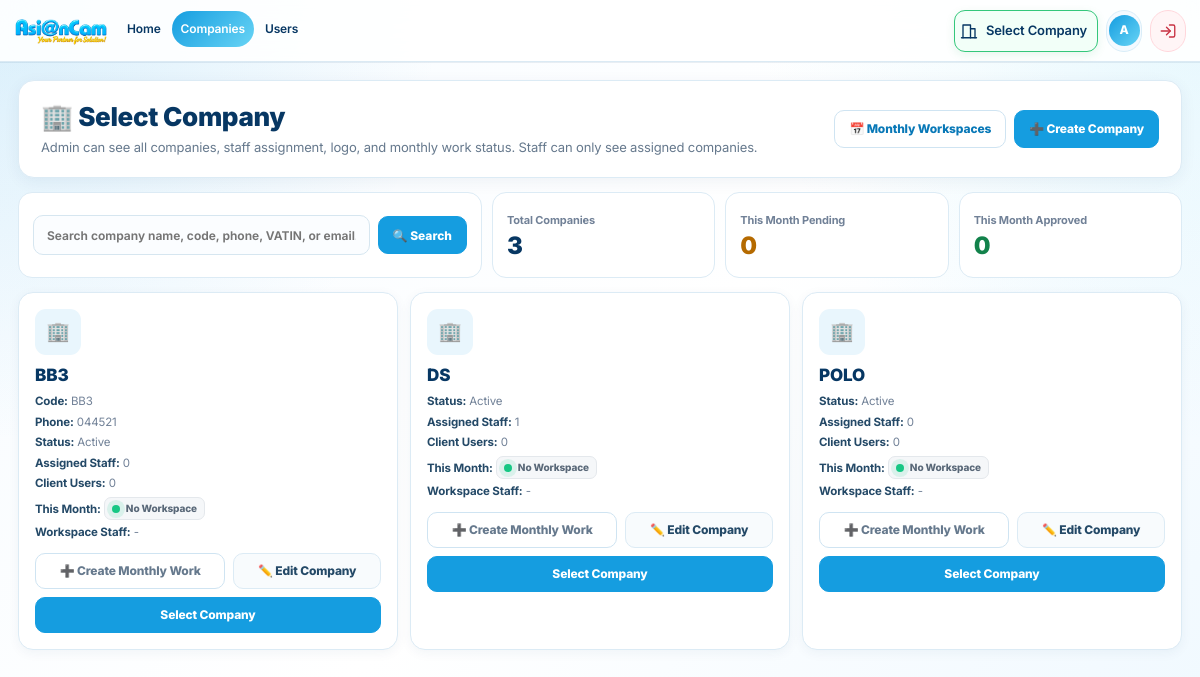
/companies/ (signed in), run on the app's committed database.
### core/models.py (models this page shows, shortened)
class Company(models.Model):
    name = models.CharField(max_length=200)
    code = models.CharField(max_length=50, blank=True)
    logo = models.ImageField(
        upload_to="company_logos/",
        blank=True,
        null=True,
        verbose_name="Company Logo",
    )
    vatin = models.CharField(
        max_length=100,
        blank=True,
        verbose_name="VATIN / Tax ID",
    )
    phone = models.CharField(max_length=50, blank=True)
    email = models.EmailField(blank=True)
    address = models.TextField(blank=True)
    assigned_staff = models.ManyToManyField(
        User,
        blank=True,
        related_name="assigned_companies",
    )
    is_active = models.BooleanField(default=True)
    created_at = models.DateTimeField(auto_now_add=True)
    class Meta:
        ordering = ["name"]
        verbose_name = "Company"
        verbose_name_plural = "Companies"

### core/views.py (the view, shortened to what this page needs)
# urls.py: path("companies/", views.company_list, name="company_list"),
@login_required
def company_list(request):
    query = (request.GET.get("q") or "").strip()
    user_type = get_user_type(request.user)
    if request.user.is_superuser:
        companies = Company.objects.filter(is_active=True)
    else:
        companies = Company.objects.filter(
            is_active=True,
            assigned_staff=request.user,
        )
    companies = (
        companies
        .distinct()
        .prefetch_related("assigned_staff", "client_users")
        .annotate(
            assigned_staff_count=Count("assigned_staff", distinct=True),
            client_user_count=Count("client_users", distinct=True),
        )
        .order_by("name")
    )
    selected_company_id = request.session.get("selected_company_id")
    selected_company = None
    if selected_company_id:
        selected_company = Company.objects.filter(
            id=selected_company_id,
            is_active=True,
        ).first()
    return render(request, "companies/company_list.html", {
        "companies": companies,
        "query": query,
        "total_companies": companies.count(),
        "selected_company": selected_company,
        "user_type": user_type,
    })

### core/context_processors.py (called while the page is built, shortened)
def selected_company(request):
    company_id = request.session.get("selected_company_id")
    if not company_id:
        return {"selected_company_global": None}

### core/views.py (called while the page is built)
def get_user_type(user):
    if user.is_superuser:
        return "admin"
    profile = getattr(user, "profile", None)
    if profile:
        return profile.user_type
    return "staff"

### templates/companies/company_list.html (shortened to what this page needs)
{% extends "base.html" %}
{% block content %}
<div class="company-page">
    <section class="company-hero">
        <div>
            <h1>🏢 Select Company</h1>
            <p>
                Admin can see all companies, staff assignment, logo, and monthly work status.
                Staff can only see assigned companies.
            </p>
        </div>
        {% if request.user.is_superuser %}
            <div class="hero-actions">
                <a href="{% url 'workspace_list' %}" class="hero-btn light">📅 Monthly Workspaces</a>
                <a href="{% url 'company_create' %}" class="hero-btn">➕ Create Company</a>
            </div>
        {% endif %}
    </section>
    <div class="company-toolbar">
        <div class="search-card">
            <form method="get" class="search-form">
                <input
                    type="text"
                    name="q"
                    value="{{ query }}"
                    placeholder="Search company name, code, phone, VATIN, or email..."
                >
                <button type="submit" class="search-btn">🔍 Search</button>
            </form>
        </div>
        <div class="summary-card">
            <span>Total Companies</span>
            <strong>{{ total_companies }}</strong>
        </div>
        <div class="summary-card pending">
            <span>This Month Pending</span>
            <strong>{{ pending_count|default:0 }}</strong>
        </div>
        <div class="summary-card approved">
            <span>This Month Approved</span>
            <strong>{{ approved_count|default:0 }}</strong>
        </div>
    </div>
    {% if companies %}
        <div class="company-grid">
            {% for company in companies %}
                <div class="company-card {% if selected_company and selected_company.id == company.id %}selected{% endif %}">
                    {% if company.logo %}
                        <img src="{{ company.logo.url }}" class="company-logo" alt="{{ company.name }}">
                    {% else %}
                        <div class="company-icon">🏢</div>
                    {% endif %}
                    <h3>{{ company.name }}</h3>
                    <div class="meta">
                        {% if company.code %}
                            <div><strong>Code:</strong> {{ company.code }}</div>
                        {% endif %}
                        {% if company.phone %}
                            <div><strong>Phone:</strong> {{ company.phone }}</div>
                        {% endif %}
                        <div>
                            <strong>Status:</strong>
                            {% if company.is_active %}
                                Active
                            {% else %}
                                Inactive
                            {% endif %}
                        </div>
                        <div>
                            <strong>Assigned Staff:</strong>
                            {{ company.assigned_staff_count|default:0 }}
                        </div>
                        <div>
                            <strong>Client Users:</strong>
                            {{ company.client_user_count|default:0 }}
                        </div>
                        <div>
                            <strong>This Month:</strong>
                            {% if company.current_workspace_status == "approved" %}
                                <span class="status-pill approved">Approved</span>
                            {% elif company.current_workspace_status == "completed" %}
                                <span class="status-pill done">Done / Waiting Approval</span>
                            {% elif company.current_workspace_status == "in_progress" %}
                                <span class="status-pill progress">In Progress</span>
                            {% elif company.current_workspace_status == "rejected" %}
                                <span class="status-pill rejected">Rejected</span>
                            {% elif company.current_workspace_status == "waiting_customer" %}
                                <span class="status-pill waiting">Waiting Customer</span>
                            {% elif company.current_workspace_status == "pending" %}
                                <span class="status-pill pending">Pending</span>
                            {% else %}
                                <span class="status-pill no-workspace">No Workspace</span>
                            {% endif %}
                        </div>
                        <div>
                            <strong>Workspace Staff:</strong>
                            {{ company.current_workspace_staff_names|default:"-" }}
                        </div>
                    </div>
                    <div class="card-actions">
                        {% if company.current_workspace %}
                            <a href="{% url 'workspace_detail' company.current_workspace.pk %}" class="workspace-btn">
                                📅 View Monthly Work
                            </a>
                        {% else %}
                            {% if request.user.is_superuser %}
                                <a href="{% url 'workspace_create' %}" class="workspace-btn light">
                                    ➕ Create Monthly Work
                                </a>
                            {% endif %}
                        {% endif %}
                        {% if request.user.is_superuser %}
                            <a href="{% url 'company_edit' company.id %}" class="workspace-btn edit">
                                ✏️ Edit Company
                            </a>
                        {% endif %}
                        {% if selected_company and selected_company.id == company.id %}
                            <a href="{% url 'dashboard_home' %}" class="select-btn selected">
                                ✅ Continue Work
                            </a>
                        {% else %}
                            <a href="{% url 'select_company' company.id %}" class="select-btn">
                                Select Company
                            </a>
                        {% endif %}
                    </div>
                </div>
            {% endfor %}
        </div>
    {% endif %}
</div>
{% endblock %}

### templates/base.html (shortened to what this page needs)
{% load static %}
<!DOCTYPE html>
<html lang="en">
<head>
</head>
<body>
<nav class="main-navbar">
    <a href="{% url 'dashboard_home' %}" class="brand brand-logo-only" aria-label="AsianCam Home">
        <img class="asiancam-main-logo"
             src="{% static 'images/asiancam_logo.png' %}"
             alt="AsianCam">
    </a>
    <div class="nav-left">
        <div class="nav-item">
            <a href="{% url 'dashboard_home' %}" class="nav-link {% if request.resolver_match.url_name == 'dashboard_home' %}active{% endif %}">
                Home
            </a>
        </div>
        <div class="nav-item">
            <a href="{% url 'company_list' %}" class="nav-link {% if request.resolver_match.url_name == 'company_list' or request.resolver_match.url_name == 'company_create' or request.resolver_match.url_name == 'assign_staff' %}active{% endif %}">
                Companies
            </a>
        </div>
        {% if request.user.is_superuser %}
        <div class="nav-item">
            <a href="{% url 'user_list' %}" class="nav-link ">
                Users
            </a>
        </div>
        {% endif %}
    </div>
    <div class="nav-right">
        {% if request.session.selected_company_id %}
            <a href="{% url 'company_list' %}" class="right-chip company-chip" title="Working company — click to change">
                {% if selected_company_global and selected_company_global.logo %}
                    <img class="working-company-logo" src="{{ selected_company_global.logo.url }}" alt="{{ selected_company_global.name }}">
                {% else %}
                    <span class="working-company-fallback">{{ request.session.selected_company_name|first|upper }}</span>
                {% endif %}
                <span class="company-chip-copy">
                    <small>Working on</small>
                    <strong>{{ request.session.selected_company_name }}</strong>
                </span>
                <span>▾</span>
            </a>
        {% else %}
            <a href="{% url 'company_list' %}" class="right-chip company-chip">
                <span class="ui-icon">
                    <svg viewBox="0 0 24 24">
                        <path d="M4 21V4h10v17"/>
                        <path d="M14 9h6v12"/>
                        <path d="M2 21h20"/>
                    </svg>
                </span>
                <span class="right-chip-label">Select Company</span>
            </a>
        {% endif %}
        {% if request.user.is_authenticated %}
            <div class="nav-user-chip" title="{{ request.user.get_full_name|default:request.user.username }}">
                <span class="nav-user-avatar">
                    {{ request.user.username|first|upper }}
                </span>
            </div>
            <form method="post" action="{% url 'logout' %}" class="nav-logout-form">
                <button type="submit" class="nav-logout-button" title="Log out">
                    <span class="ui-icon">
                        <svg viewBox="0 0 24 24">
                            <path d="M10 17l5-5-5-5"/>
                            <path d="M15 12H3"/>
                            <path d="M14 4h5a2 2 0 0 1 2 2v12a2 2 0 0 1-2 2h-5"/>
                        </svg>
                    </span>
                </button>
            </form>
        {% endif %}
    </div>
</nav>
<div class="page-shell">
    <main class="page-content">
        {% block content %}{% endblock %}
    </main>
</div>
</body>
</html>

### templates/companies/company_list.html (style rules this page uses)
.company-page { width:100%; max-width:1380px; margin:0 auto; }
.company-hero { display:flex; align-items:center; justify-content:space-between; gap:18px; padding:20px 22px; margin-bottom:14px; background:#fff; border:1px solid #dcebf5; border-radius:16px; box-shadow:0 4px 16px rgba(7,55,99,.06); }
.company-hero h1 { margin:0; color:#073763; font-size:26px; line-height:1.2; font-weight:850; letter-spacing:-.35px; }
.company-hero p { margin:6px 0 0; max-width:760px; color:#66798d; font-size:13px; line-height:1.45; }
.hero-actions, .card-actions { display:flex; justify-content:flex-end; align-items:center; gap:8px; flex-wrap:wrap; }
.hero-btn, .select-btn, .workspace-btn, .change-btn, .search-btn, .clear-btn { min-height:38px; padding:0 14px; border-radius:10px; display:inline-flex; align-items:center; justify-content:center; gap:6px; font-size:12px; font-weight:800; text-decoration:none; white-space:nowrap; }
.hero-btn, .search-btn, .select-btn { border:1px solid #159de0; background:#159de0; color:#fff; box-shadow:none; }
.hero-btn.light, .workspace-btn, .clear-btn { background:#fff; color:#0878b7; border:1px solid #cfe4f2; box-shadow:none; }
.company-toolbar { display:grid; grid-template-columns:minmax(340px,1.45fr) repeat(3,minmax(150px,.65fr)); gap:10px; margin-bottom:14px; }
.search-card, .summary-card { min-height:86px; padding:14px; background:#fff; border:1px solid #dcebf5; border-radius:14px; box-shadow:none; }
.search-card { display:flex; align-items:center; }
.search-form { width:100%; display:flex; justify-content:flex-end; align-items:center; gap:8px; }
.search-form input { flex:1 1 auto; min-width:0; min-height:40px; padding:0 13px; border:1px solid #d6e6f0; border-radius:10px; background:#fbfdff; color:#073763; font-size:12px; font-weight:650; outline:none; }
.summary-card { display:flex; flex-direction:column; justify-content:center; }
.summary-card span { display:block; margin-bottom:5px; color:#718197; font-size:11px; font-weight:700; }
.summary-card strong { color:#073763; font-size:24px; line-height:1; font-weight:850; }
.summary-card.pending strong { color:#b56a00 }
.summary-card.approved strong { color:#12824b }
.company-grid { display:grid; grid-template-columns:repeat(3,minmax(0,1fr)); gap:12px; }
.company-card { position:relative; min-width:0; padding:16px; background:#fff; border:1px solid #dcebf5; border-radius:15px; box-shadow:0 3px 12px rgba(7,55,99,.05); transition:border-color .15s ease, box-shadow .15s ease; }
.company-logo, .company-icon { width:46px; height:46px; margin-bottom:10px; border-radius:11px; }
.company-icon { display:flex; align-items:center; justify-content:center; background:#e9f6fd; color:#0878b7; font-size:19px; }
.company-card h3 { margin:0; padding-right:78px; color:#073763; font-size:17px; line-height:1.25; font-weight:850; overflow-wrap:anywhere; }
.meta { display:grid; gap:5px; margin-top:8px; color:#718197; font-size:11.5px; line-height:1.35; }
.meta strong { color:#244967 }
.status-pill { display:inline-flex; padding:4px 7px; border-radius:7px; font-size:10px; font-weight:800; }
.status-pill.pending,.status-pill.no-workspace { background:#f5f7f9;color:#596878;border:1px solid #e4e8ec }
.card-actions { margin-top:12px; }
.select-btn, .workspace-btn { min-height:36px; padding:0 12px; flex:1 1 auto; }
.workspace-btn.light { color:#66798d; }
.workspace-btn.edit { color:#244967; background:#f8fbfd; border:1px solid #dcebf5; }
@media (max-width:1450px) { .company-page { max-width:1280px } }
@media (max-width:1450px) { .company-toolbar { grid-template-columns:minmax(300px,1.35fr) repeat(3,minmax(135px,.65fr)); } }

### data on the page
Company: name "BB3", code "BB3", phone "044521", is_active "Active", assigned_staff_count "0", client_user_count "0", current_workspace_staff_names "-"
Company: name "DS", is_active "Active", assigned_staff_count "1", client_user_count "0", current_workspace_staff_names "-"
Company: name "POLO", is_active "Active", assigned_staff_count "0", client_user_count "0", current_workspace_staff_names "-"

### other printed values
{{ request.user.username|first|upper }} "A"
{{ total_companies }} "3"
{{ pending_count|default:0 }} "0"
{{ approved_count|default:0 }} "0"
